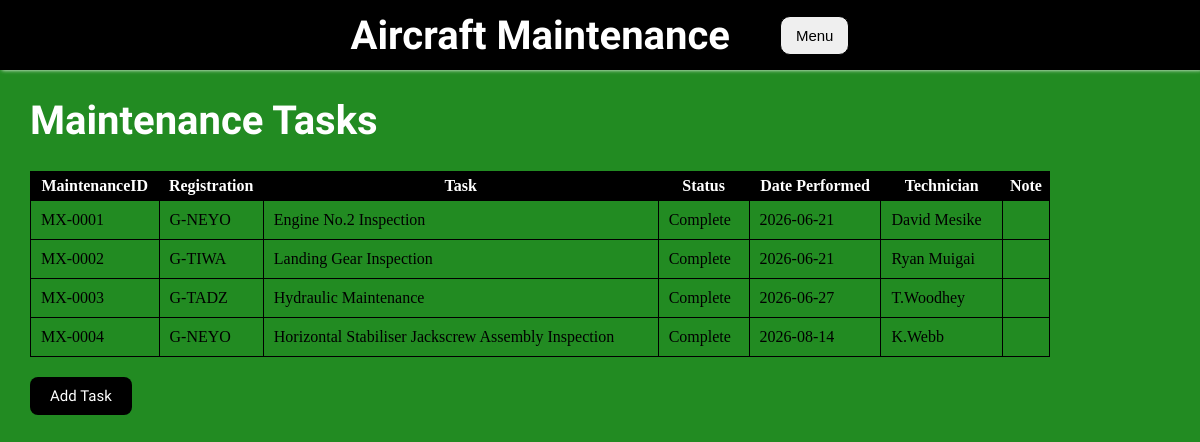
The app's page /maintenance with its own data.
### tables this page shows
CREATE TABLE Maintenance(
        MaintenanceID TEXT PRIMARY KEY,
        Registration TEXT,
        Task TEXT,
        Status TEXT,
        DatePerformed TEXT,
        Technician TEXT,
        Notes TEXT,
        FOREIGN KEY (Registration) REFERENCES Aircraft(Registration));

### app.py (the view)
@app.route("/maintenance")
def maintenance():
  with sqlite3.connect("aircrafts.db") as conn:
    conn.row_factory = sqlite3.Row
    cursor = conn.cursor()
    cursor.execute("SELECT * FROM Maintenance")
    Tasks = cursor.fetchall()
    return render_template("maintenance.htm", Tasks=Tasks)

### templates/maintenance.htm (shortened to what this page needs)
<!DOCTYPE html>
<html lang="en">
<head>
    <link rel="stylesheet" href="{{ url_for('static', filename='maintenance.css') }}">
</head>
<body>
    <div class = "navbar">
        <a href="{{ url_for('home') }}" class="home"><h1>
            Aircraft Maintenance</h1> </a>
        <div class="dropdown">
            <button>Menu</button>
        </div>
    </div>
    <h1 class="space">Maintenance Tasks</h1>
    <div class="info">
        <table>
            <tr>
                <th>MaintenanceID</th>
                <th>Registration</th>
                <th>Task</th>
                <th>Status</th>
                <th>Date Performed</th>
                <th>Technician</th>
                <th>Note</th>
            </tr>
            {%for task in Tasks%}
            <tr>
                <td>{{ task['MaintenanceID'] }}</td>
                <td>{{ task['Registration'] }}</td>
                <td>{{ task['Task'] }}</td>
                <td>{{ task['Status'] }}</td>
                <td>{{ task['DatePerformed'] }}</td>
                <td>{{ task['Technician'] }}</td>
                <td>{{ task['Note'] }}</td>
            </tr>
            {% endfor %}
        </table>
        <a href='{{ url_for("add_task" )}}' class="btn"> Add Task</a>
    </div>
</body>
</html>

### static/maintenance.css (style rules this page uses)
body { background-color: forestgreen; margin: 0; box-sizing: border-box; }
.navbar { background-color: black; height: 70px; box-shadow: 2px 0px 4px white; width: 100%; display: flex; justify-content: center; gap: 50px; align-items: center; }
.home { text-decoration: none; }
.dropdown button { position: relative; padding: 10px 15px; font-size: 15px; border: 1px solid black; border-radius: 10px; }
h1 { font-family: "orbitron", sans-serif; font-size: 40px; font-weight: 900px; color: white; }
.info { width: 85%; margin-top: 15px; margin-left: 30px; }
table { width: 100%; border: 1px solid black; border-collapse: collapse; margin-bottom: 30px; }
th { background-color: black; color: white; padding: 5px; }
th, td { border: 1px solid black; }
td { padding: 10px; }
.btn { background-color: black; color: white; padding: 10px 20px; border: none; border-radius: 8px; font-family: "Titillium Web", sans-serif; font-size: 15px; cursor: pointer; text-decoration: none; }
.btn { background-color: black; color: white; padding: 10px 20px; border: none; border-radius: 8px; font-family: "Titillium Web", sans-serif; font-size: 15px; cursor: pointer; text-decoration: none; width: 150px; }
h1.space { margin-left: 30px; }

### records on screen
Maintenance: MaintenanceID "MX-0001", Registration "G-NEYO", Task "Engine No.2 Inspection", Status "Complete", DatePerformed "2026-06-21", Technician "David Mesike"
Maintenance: MaintenanceID "MX-0002", Registration "G-TIWA", Task "Landing Gear Inspection", Status "Complete", DatePerformed "2026-06-21", Technician "Ryan Muigai"
Maintenance: MaintenanceID "MX-0003", Registration "G-TADZ", Task "Hydraulic Maintenance", Status "Complete", DatePerformed "2026-06-27", Technician "T.Woodhey"
Maintenance: MaintenanceID "MX-0004", Registration "G-NEYO", Task "Horizontal Stabiliser Jackscrew Assembly Inspection", Status "Complete", DatePerformed "2026-08-14", Technician "K.Webb"
